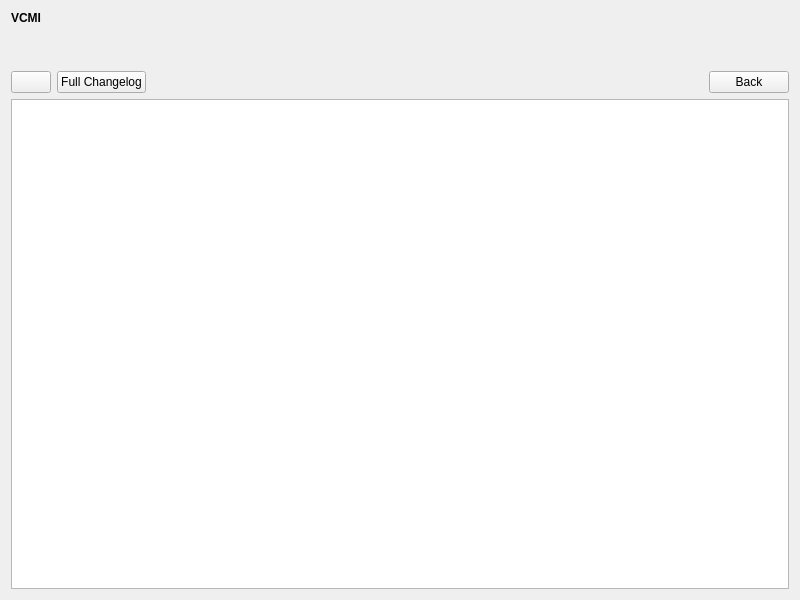
<?xml version="1.0" encoding="UTF-8"?>
<ui version="4.0">
 <class>UpdateView</class>
 <widget class="QWidget" name="UpdateView">
  <property name="geometry">
   <rect>
    <x>0</x>
    <y>0</y>
    <width>800</width>
    <height>600</height>
   </rect>
  </property>
  <layout class="QVBoxLayout" name="verticalLayout">
   <item>
    <widget class="QLabel" name="labelCurrentVersion">
     <property name="font">
      <font>
       <bold>true</bold>
      </font>
     </property>
     <property name="text">
      <string notr="true">VCMI</string>
     </property>
     <property name="margin">
      <number>5</number>
     </property>
    </widget>
   </item>
   <item>
    <widget class="QLabel" name="labelStatus">
     <property name="text">
      <string notr="true"/>
     </property>
     <property name="wordWrap">
      <bool>true</bool>
     </property>
     <property name="textInteractionFlags">
      <set>Qt::TextSelectableByMouse</set>
     </property>
    </widget>
   </item>
   <item>
    <widget class="QLabel" name="labelNotes">
     <property name="text">
      <string notr="true"/>
     </property>
     <property name="wordWrap">
      <bool>true</bool>
     </property>
    </widget>
   </item>
   <item>
    <layout class="QHBoxLayout" name="horizontalLayoutButtons">
     <item>
      <widget class="QPushButton" name="buttonAction">
       <property name="text">
        <string notr="true"/>
       </property>
      </widget>
     </item>
     <item>
      <widget class="QPushButton" name="buttonChangelog">
       <property name="text">
        <string>Full Changelog</string>
       </property>
      </widget>
     </item>
     <item>
      <spacer name="horizontalSpacerButtons">
       <property name="orientation">
        <enum>Qt::Horizontal</enum>
       </property>
       <property name="sizeHint" stdset="0">
        <size>
         <width>40</width>
         <height>20</height>
        </size>
       </property>
      </spacer>
     </item>
     <item>
      <widget class="QPushButton" name="buttonBack">
       <property name="text">
        <string>Back</string>
       </property>
      </widget>
     </item>
    </layout>
   </item>
   <item>
    <widget class="QTextBrowser" name="textBrowserChangelog">
     <property name="openExternalLinks">
      <bool>true</bool>
     </property>
    </widget>
   </item>
  </layout>
 </widget>
 <resources/>
 <connections/>
</ui>
